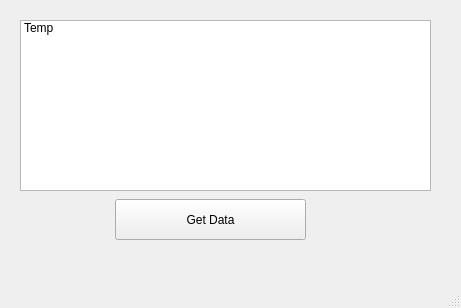
<?xml version="1.0" encoding="UTF-8"?>
<ui version="4.0">
 <class>MainWindow</class>
 <widget class="QMainWindow" name="MainWindow">
  <property name="geometry">
   <rect>
    <x>0</x>
    <y>0</y>
    <width>461</width>
    <height>308</height>
   </rect>
  </property>
  <property name="windowTitle">
   <string>MainWindow</string>
  </property>
  <widget class="QWidget" name="centralwidget">
   <widget class="QListWidget" name="listWidget">
    <property name="geometry">
     <rect>
      <x>20</x>
      <y>20</y>
      <width>411</width>
      <height>171</height>
     </rect>
    </property>
    <item>
     <property name="text">
      <string>Temp</string>
     </property>
    </item>
   </widget>
   <widget class="QPushButton" name="BUT_GET">
    <property name="geometry">
     <rect>
      <x>115</x>
      <y>199</y>
      <width>191</width>
      <height>41</height>
     </rect>
    </property>
    <property name="text">
     <string>Get Data</string>
    </property>
   </widget>
  </widget>
  <widget class="QMenuBar" name="menubar">
   <property name="geometry">
    <rect>
     <x>0</x>
     <y>0</y>
     <width>461</width>
     <height>26</height>
    </rect>
   </property>
  </widget>
  <widget class="QStatusBar" name="statusbar"/>
 </widget>
 <resources/>
 <connections/>
</ui>
